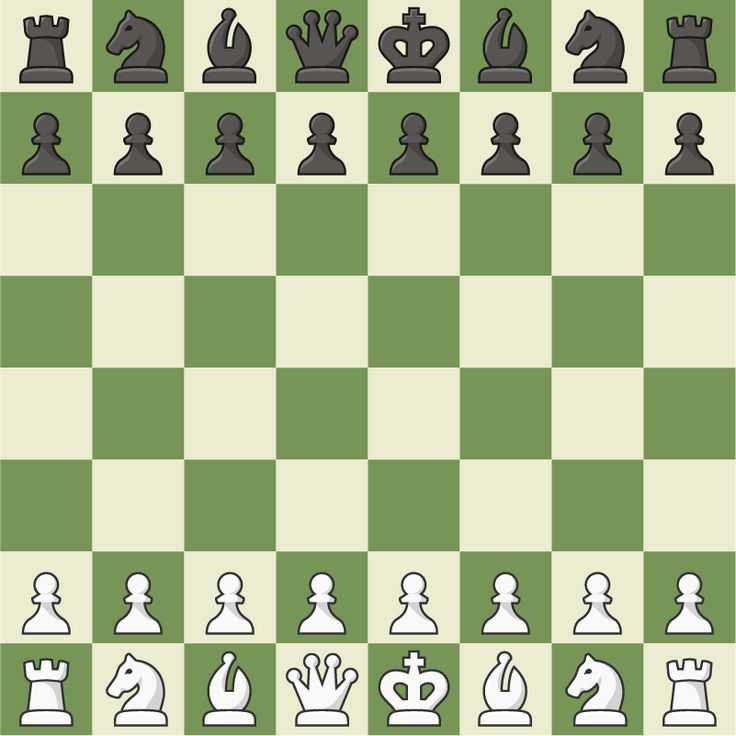
#> input picture img/Chess table.jpg, 736 x 736 px, found by its file name
$ python template_matching.py
#> lines starting #> are read from the running program, lines starting #| are printed output that depends on the picture
import cv2
import matplotlib.pyplot as plt


#Voici une liste de méthodes que nous allons utiliser pour faire du template matching
METHODS = [
    "TM_SQDIFF" ,
    "TM_SQDIFF_NORMED",
    "TM_CCORR"  ,
    "TM_CCORR_NORMED"  ,
    "TM_CCOEFF"  ,
    "TM_CCOEFF_NORMED"
]

def draw_matches(matches, img):
    draw_img = img.copy()
    for match in matches:
        x1, y1, x2, y2 = match["bbox"]
        draw_img = cv2.rectangle(draw_img, (x1, y1), (x2, y2), (0,0,0), 3)
        draw_img = cv2.putText(
            img=draw_img,
            text=f"{match['template']}:{match['score']:.2f}",
            org=(x1-5, y1-10),
            fontFace=cv2.FONT_HERSHEY_COMPLEX,
            fontScale=0.5,
            color=(0,0,0),
            thickness=3
        )
    return draw_img

def detect_piece():

    #Chargé les images

    #image d'ensemble
    img = cv2.imread("img/chess table.jpg")
#> img is the input picture: shape (736, 736, 3); mean B, G, R 145.3, 184, 171.3
    #conversion en gris
    img_gray = cv2.cvtColor(img, cv2.COLOR_BGR2GRAY)
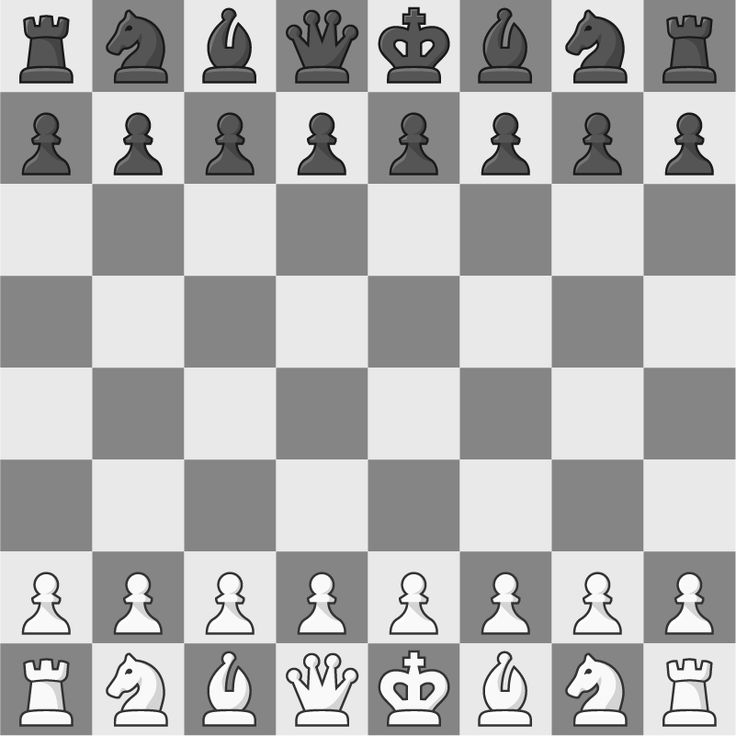
#> img_gray: shape (736, 736); min 1, max 255, mean 175.8

    #IMAGE A REPERER
    piece = "white Tower"
    template = cv2.imread("img/Tower chess.jpg", cv2.IMREAD_GRAYSCALE)
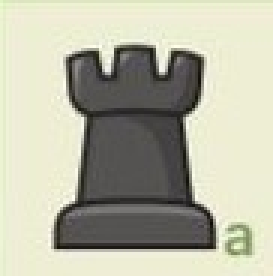
#> input picture img/Tower chess.jpg, 91 x 92 px (shown 3 times larger)
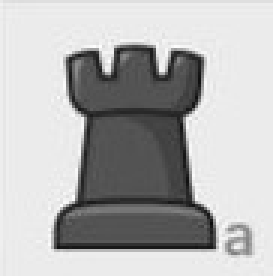
#> template: shape (92, 91) (shown 3 times larger); min 10, max 255, mean 180.7

    #enregistrer les dimension de la templates
    h, w = template.shape
#> h = 92; w = 91

    #On va parcourrir la liste de méthode pour appliquer chaque technique:
    for method in METHODS:
        cv2_method = getattr(cv2, method)
        matches = []
        res = cv2.matchTemplate(img_gray, template, cv2_method)
        min_val, max_val, min_loc, max_loc = cv2.minMaxLoc(res)

        if cv2_method in [cv2.TM_SQDIFF, cv2.TM_SQDIFF_NORMED]:
            point = min_loc
            score = min_val
        else:
            point = max_loc
            score = max_val

        matches.append({
            "template": piece,
            "score": score,
            "bbox": (point[0], point[1], point[0]+w, point[1]+h)
        })

        img_display = draw_matches(matches, img)

        plt.figure(figsize=(10, 8))
        plt.subplot(121)
        plt.imshow(cv2.cvtColor(img_display, cv2.COLOR_BGR2GRAY))
        plt.title(f"Template Matching Result : {method}")

        plt.subplot(122)
        plt.imshow(res, cmap="gray")
        plt.title(f"Match Scores {method}")
        plt.show()
#> this loop made 6 passes
#> (min_val, max_val, min_loc, point, score) on passes 3 to 6: (173335104, 352438272, (276, 0), (645, 276), 352438272), (0.764, 0.998, (40, 15), (1, 0), 0.998), (-20864524, 47692596, (123, 76), (1, 0), 47692596), (-0.528, 0.985, (0, 641), (1, 0), 0.985)
#> (min_val, max_val, max_loc, point, score) on passes 1 to 2: (1506336, 134727696, (40, 15), (1, 0), 1506336), (0.00472, 0.512, (40, 15), (1, 0), 0.00472)
#> pass 1, in detect_piece, `res = cv2.matchTemplate(img_gray, template, cv2_method)`:
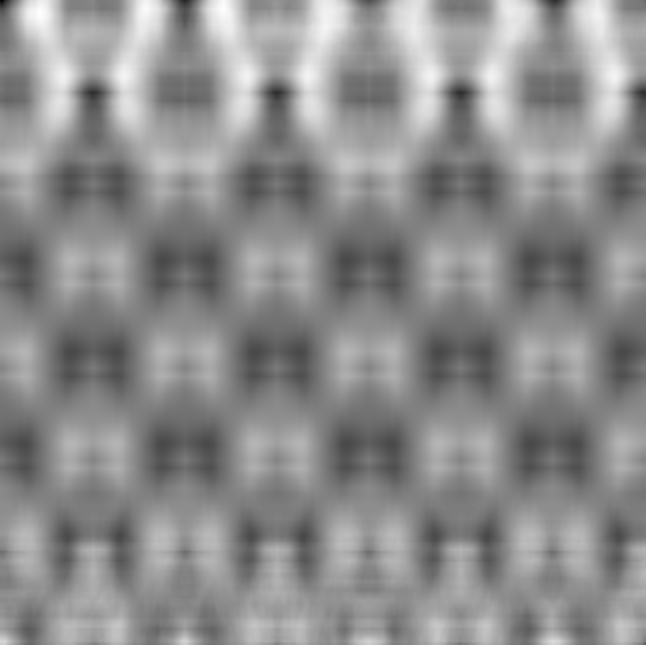
#> res: shape (645, 646) float32; min 1506336, max 134727696, mean 75302816; drawn with min black and max white
#> pass 1, in detect_piece, `plt.show()`:
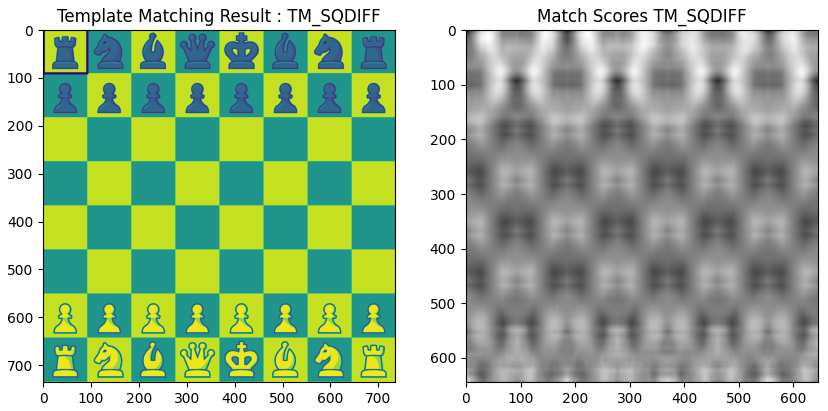
#> figure drawn by matplotlib, 2 panels
#> pass 3, in detect_piece, `res = cv2.matchTemplate(img_gray, template, cv2_method)`:
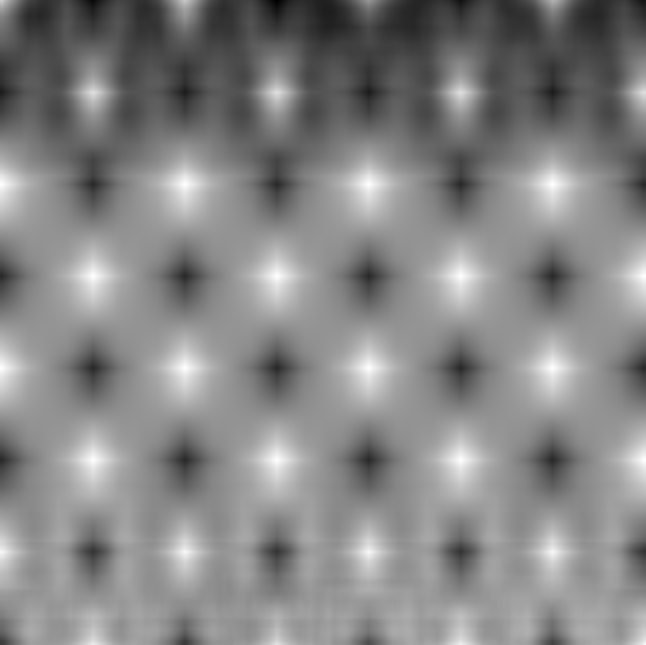
#> res: shape (645, 646) float32; min 173335104, max 352438272, mean 267390048; drawn with min black and max white
#> after the loop:
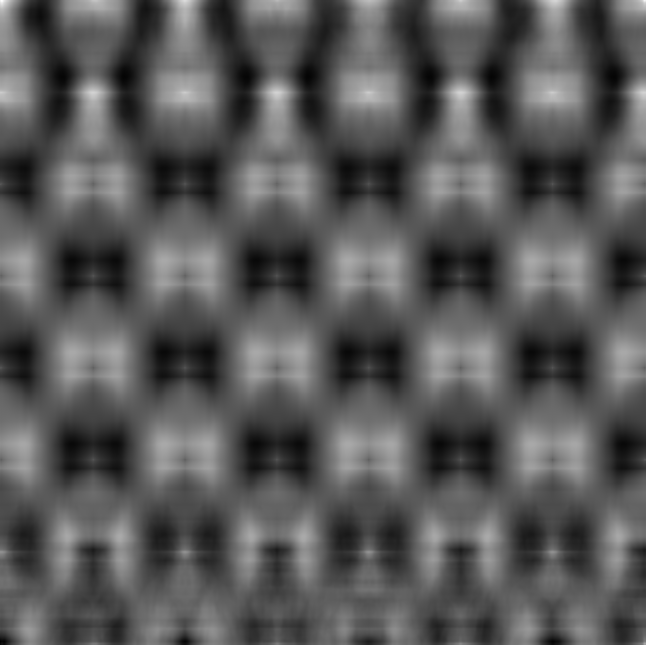
#> res: shape (645, 646) float32; min -0.528, max 0.985, mean -0.00283; drawn with min black and max white

if __name__== "__main__":
    detect_piece()
